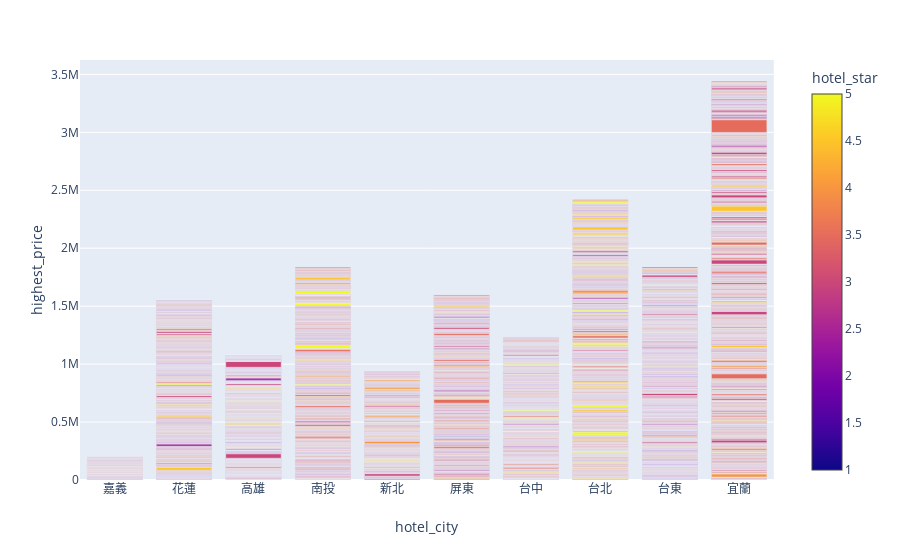

Notebook code cell kept with this figure:
### Markdown cell above
整個縣市的總房價，橫線越粗表示該飯店房價越高

### Code cell
fig = px.bar(df3, x='hotel_city', y='highest_price',
             hover_data=['title'], color='hotel_star',
             labels={'pop':'hotels prcies in TW'}, height=400)
fig.show()

### Figure 1 — Plotly figure (JSON) as saved in the notebook; plotly's stock layout.template omitted (floating-point values rounded to 4 significant figures; data arrays with more than 128 entries replaced by an {"elided": "..."} marker saying what was removed)
{"data": [{"alignmentgroup": "True", "hoverlabel": {"namelength": 0}, "hovertemplate": "hotel_city=%{x}<br>highest_price=%{y}<br>hotel_star=%{marker.color}", "legendgroup": "", "marker": {"color": {"elided": "4047 float values"}, "coloraxis": "coloraxis"}, "name": "", "offsetgroup": "", "orientation": "v", "showlegend": false, "textposition": "auto", "type": "bar", "x": {"elided": "4047 str values"}, "xaxis": "x", "y": {"elided": "4047 int values"}, "yaxis": "y"}], "layout": {"autosize": true, "barmode": "relative", "coloraxis": {"colorbar": {"title": {"text": "hotel_star"}}, "colorscale": [[0, "#0d0887"], [0.1111, "#46039f"], [0.2222, "#7201a8"], [0.3333, "#9c179e"], [0.4444, "#bd3786"], [0.5556, "#d8576b"], [0.6667, "#ed7953"], [0.7778, "#fb9f3a"], [0.8889, "#fdca26"], [1, "#f0f921"]]}, "legend": {"tracegroupgap": 0}, "margin": {"t": 60}, "xaxis": {"anchor": "y", "autorange": true, "domain": [0, 0.98], "range": [-0.5, 9.5], "title": {"text": "hotel_city"}, "type": "category"}, "yaxis": {"anchor": "x", "autorange": true, "domain": [0, 1], "range": [0, 3624000.0], "title": {"text": "highest_price"}, "type": "linear"}}}
